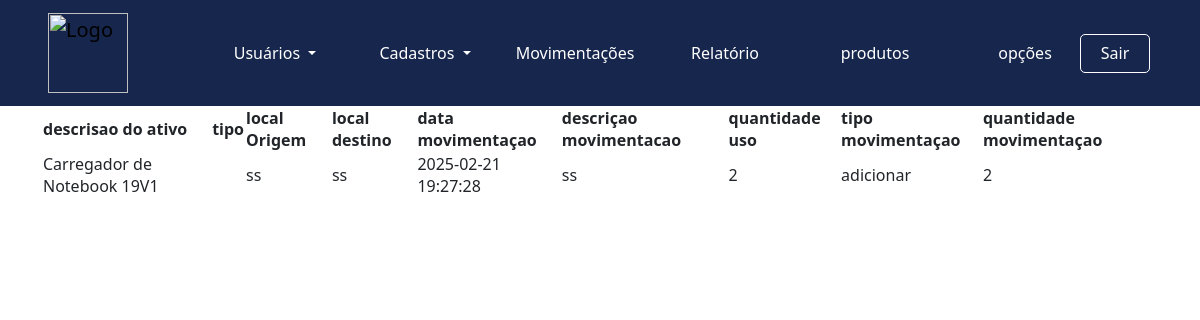
Page /visao/resultado_relatorio.php (signed in) on the committed database.
### visao/resultado_relatorio.php (the view, shortened to what this page needs)
<?php
include_once('../modelo/conecta_banco_dados.php');
include_once('menu_superior.php');
include('cabecalho.php');
$sql = "
    SELECT
        (SELECT descriçaoAtivo from ativos a where a.idAtivo= m.idAtivo) as ativos,
        (SELECT usuario from usuario u where u.idUsuario= m.idUsuario) as usuario,
            localOrigem,
            localDestino,
            dataMovimentaçao,
            descriçaoMovimentaçao,
            quantidadeUso,
            tipoMovimentacao,
            quantidadeMov
        FROM movimentaçao m
WHERE
idAtivo is not null
";
$result = mysqli_query($conexao, $sql) or die(false);
$dados = $result->fetch_all(MYSQLI_ASSOC);
?>
<body>
        <div class="container">
            <table id=".tabela_export" class="tabela_export" style="width:100%">
                <thead>
                    <tr>
                        <th scope="col">descrisao do ativo</th>
                        <th scope="col">tipo</th>
                        <th scope="col">local Origem</th>
                        <th scope="col">local destino</th>
                        <th scope="col">data movimentaçao</th>
                        <th scope="col">descriçao movimentacao</th>
                        <th scope="col">quantidade uso</th>
                        <th scope="col">tipo movimentaçao</th>
                        <th scope="col">quantidade movimentaçao</th>
                    </tr>
                </thead>
                <tbody>
                    <?php
                    foreach ($dados as $i) {
                    ?>
                        <tr>
                            <td><?php echo $i['ativos']; ?></td>
                            <td><?php echo $i['usuario']; ?></td>
                            <td><?php echo $i['localOrigem']; ?></td>
                            <td><?php echo $i['localDestino']; ?></td>
                            <td><?php echo $i['dataMovimentaçao']; ?></td>
                            <td><?php echo $i['descriçaoMovimentaçao']; ?></td>
                            <td><?php echo $i['quantidadeUso']; ?></td>
                            <td><?php echo $i['tipoMovimentacao']; ?></td>
                            <td><?php echo $i['quantidadeMov']; ?></td>
                        </tr>
                    <?php
                    }
                    ?>
                </tbody>
            </table>
</body>

### visao/menu_superior.php (style rules this page uses)
body { font-family: Arial, sans-serif; margin: 0; padding: 0; background-color: #f4f4f4; }

### rows in the picture
movimentaçao: ativos "Carregador de Notebook 19V1", localOrigem "ss", localDestino "ss", dataMovimentaçao "2025-02-21 19:27:28", descriçaoMovimentaçao "ss", quantidadeUso "2", tipoMovimentacao "adicionar", quantidadeMov "2"
